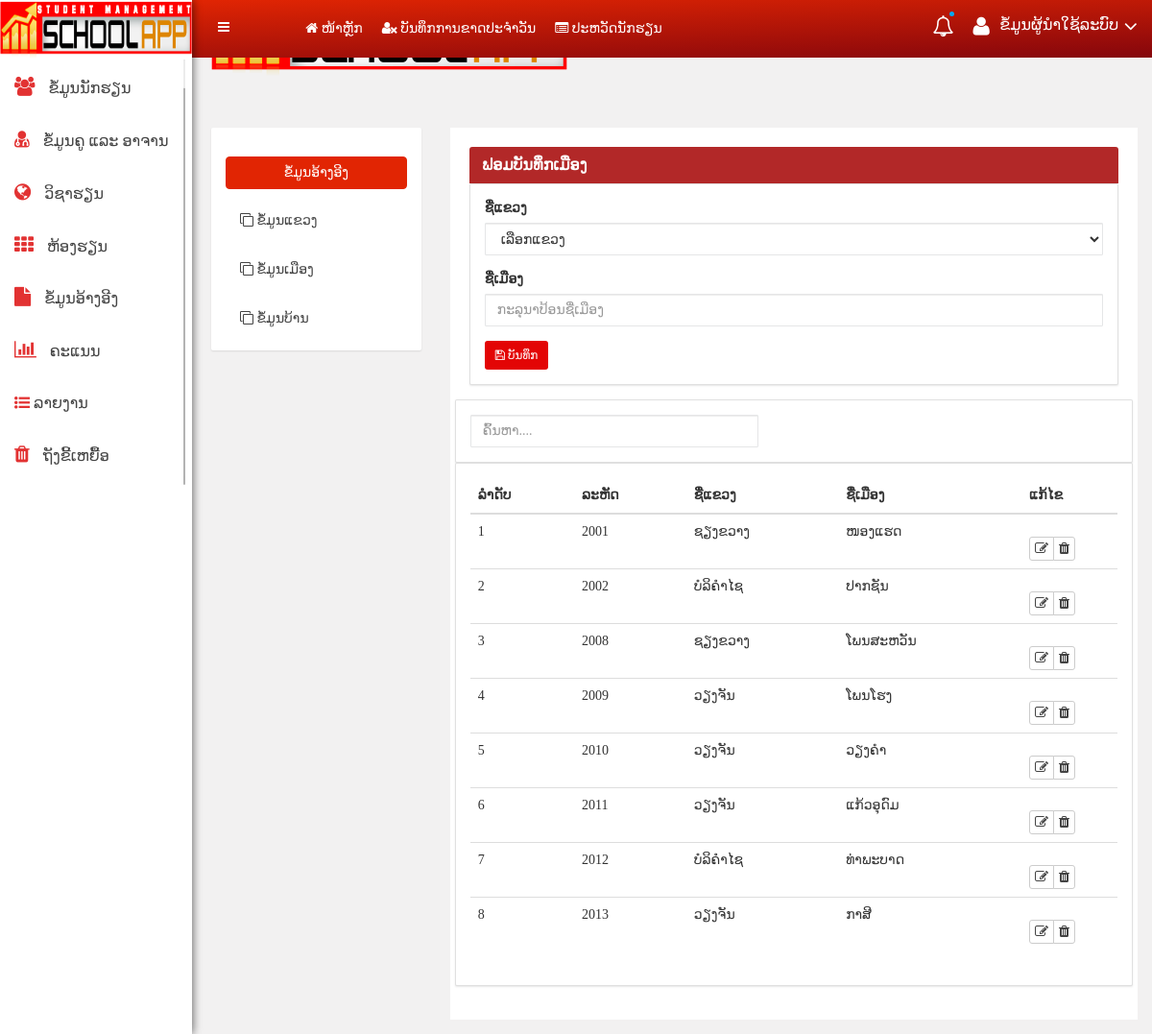
The page /district_data.php (signed in) on the database its author committed.
### tables this page shows
CREATE TABLE `district`  (
  `dis_id` int(3) NOT NULL AUTO_INCREMENT,
  `pro_id` int(2) NOT NULL,
  `dis_name` varchar(50) NOT NULL,
  PRIMARY KEY (`dis_id`) USING BTREE,
  INDEX `pro_id`(`pro_id`) USING BTREE,
  CONSTRAINT `district_ibfk_1` FOREIGN KEY (`pro_id`) REFERENCES `province` (`pro_id`) ON DELETE RESTRICT ON UPDATE RESTRICT
);

CREATE TABLE `province`  (
  `pro_id` int(2) NOT NULL AUTO_INCREMENT,
  `pro_name` varchar(50) NOT NULL,
  PRIMARY KEY (`pro_id`) USING BTREE
);

### district_data.php (the view, shortened to what this page needs)
<?php
      if($_SESSION['authuser']!=1){
       header('location:Login.php');
      }
      else{
     ?>
<!doctype html>
<html class="no-js" lang="en">
<head>
    <?php include 'pugin_css.php' ?>
<body>
<?php include 'menu.php' ?>
<div class="mailbox-view-area mg-tb-15">
    <div class="container-fluid">
        <div class="row">
            <div class="col-md-3 col-md-3 col-sm-3 col-xs-12">
                <div class="hpanel responsive-mg-b-30">
                    <div class="panel-body">
                        <div class="dropdown custonfile">
                            <a class="dropdown-toggle btn btn-primary btn-block" href="Address.php" data-toggle="dropdown">
                                ຂໍ້ມູນອ້າງອີງ
                            </a>
                        </div>
                        <ul class="mailbox-list">
                            <li>
                                <a href="province.php">
                                    <i class="fa fa-clone"></i> ຂໍ້ມູນແຂວງ
                                </a>
                            </li>
                            <li>
                                <a href="district_data.php"><i class="fa fa-clone"></i> ຂໍ້ມູນເມືອງ</a>
                            </li>
                            <li>
                                <a href="vill_data.php"><i class="fa fa-clone"></i> ຂໍ້ມູນບ້ານ</a>
                            </li>
                        </ul>
                    </div>
                    </div>
                    </div>
                    <div class="col-md-9 col-md-9 col-sm-9 col-xs-12">
                        <div class="hpanel email-compose mailbox-view mg-b-15">
                             <div class="panel-heading red">
                                <h3 class="panel-title"> ຟອມບັນທຶກເມືອງ </h3>
                            </div>
                            <div class="panel-body panel-csm">
                                <div>
                                    <form action="" method="POST" role="form">
                                        <div class="form-group">
                                            <label for="">ຊື່ແຂວງ</label>
                                            <select name="pro_id" id="" class="form-control">
                                                <option value="">ເລືອກແຂວງ</option>
                                            </select>
                                        </div>
                                        <div class="form-group">
                                            <label for="">ຊື່ເມືອງ</label>
                                            <input type="text" name="dis_name" class="form-control" id="" placeholder="ກະລຸນາປ້ອນຊື່ເມືອງ" required>
                                        </div>
                                        <button type="submit" name="save" class="btn btn-red btn-sm"><i class="fa fa-save"> </i> ບັນທຶກ</button>
                                    </form>
                                </div>
                            </div>
                            <div class="border-bottom border-left border-right bg-white mg-tb-15">
                               <div class="row">
                                <?php
                                    include 'mysql.php';
                                    $select=mysqli_query($con,"select*from district as d,province as p where d.pro_id=p.pro_id");
                                 ?>
                                 <div class="panel-body panel-csm text-right">
                                <input type="text" class="form-control" id="search" style="width: 300px;float: left" placeholder="ຄົ້ນຫາ....">
                                </div>
                                    <div class="panel-body panel-csm">
                                        <table class="table" id="data">
                                            <thead>
                                                <tr>
                                                    <th>ລຳດັບ</th>
                                                    <th>ລະຫັດ</th>
                                                    <th>ຊື່ແຂວງ</th>
                                                    <th>ຊື່ເມືອງ</th>
                                                    <th width="100px">ແກ້ໄຂ</th>
                                                </tr>
                                            </thead>
                                            <tbody>
                                            <?php $i=1; while($res=mysqli_fetch_array($select)){ ?>
                                                <tr  id="body">
                                                    <td><?php echo $i;?></td>
                                                    <td><?php echo $res['dis_id'] ?></td>
                                                    <td><?php echo $res['pro_name'] ?></td>
                                                    <td><?php echo $res['dis_name'] ?></td>
                                                    <td>
                                                        <div class="btn-group">
                                                        <a href="district_edit.php?edit=<?php echo $res['dis_id']?>" class="btn btn-default btn-xs" name="edit"><i class="fa fa-edit"></i></a>
                                                        <a href="?del=<?php echo $res['dis_id']?>" class="btn btn-default btn-xs" onclick="return confirm('ທ່ານຕ້ອງການລຶບຂໍ້ມູນນີ້ແທ້ບໍ່ ?')"><i class="fa fa-trash"></i></a>
                                                        </div>
                                                    </td>
                                                </tr>
                                                <?php $i++;} ?>
                                            </tbody>
                                        </table>
                                    </div>
                                    </div>
                                </div>
                            </div>
                        </div>
                    </div>
                </div>
            </div>
</body>
</html>
<?php
      }
?>

### css/main.css (style rules this page uses)
html { color: #222; font-size: 1em; line-height: 1.4; }

### style.css (style rules this page uses)
html, body { height: 100%; font-family: 'Phetsarath OT', sans-serif;font-weight:400;background:#F2F1F1; }
h1, h2, h3, h4, h5, h6 { margin: 0 0 10px; font-weight:700; }
.red { background-color: #CC3030!important; color: white!important }
a { transition: all 0.3s ease 0s;text-decoration:none; }
a:visited, a:link, a:active { text-decoration: none; }
ul { list-style: outside none none; margin: 0; padding: 0 }
.mg-tb-15 { margin:15px 0px; }
.mg-b-15 { margin-bottom:15px; }
.form-control { background-color: #FFFFFF; background-image: none; border: 1px solid #e5e6e7; border-radius: 1px; color: inherit; display: block; padding: 6px 12px; transition: border-color 0.15s ease-in-out 0s, box-shadow 0.15s ease-in-out 0s; width: 100%; }
.hpanel .panel-body { background: #fff; border-radius: 2px; padding: 15px; position: relative; -webkit-box-shadow: 0px 1px 2px 0px rgba(0, 0, 0, 0.1); box-shadow: 0px 1px 2px 0px rgba(0, 0, 0, 0.1); }
.panel-body { padding: 15px; background:#fff; }
ul.mailbox-list li a, ul.h-list li a { padding: 8px 15px; display: block; font-size: 14px; transition:all .4s ease 0s }
.panel-body a { font-size: 14px; color: #444; margin-top: 15px; transition:all .4s ease 0s }
.hpanel.email-compose { background: #fff; padding:20px; }
.hpanel .panel-body.panel-csm { border: 1px solid rgba(0,0,0,.12); }
.mailbox-view .panel-heading { padding: 10px 0px; }
.custonfile .btn-primary { color: #fff; background-color: #e12503; border-color: #e12503; }
.panel-body a { font-size: 14px; color: #444; margin-top: 15px; }

### css/form/themesaller-forms.css (style rules this page uses)
html, body { border: 0; margin: 0; padding: 0; font-size: 100%; vertical-align: baseline; font: inherit; }
body { margin: 0; padding: 0; }

### pugin_css.php (style rules this page uses)
body { background:url(img/body-bg.png); }

### menu.php (style rules this page uses)
body { font-family: phetsarath OT !important }
.btn-red { background-color: #E30505 !important;color:white !important; }
.red { background-color: #B22828!important; color: white!important }
.panel-heading { padding-left: 2%!important }

### rows shown on the page
district: dis_id "2001", pro.pro_name "ຊຽງຂວາງ", dis_name "ໜອງແຮດ"
district: dis_id "2002", pro.pro_name "ບໍລິຄຳໄຊ", dis_name "ປາກຊັນ"
district: dis_id "2008", pro.pro_name "ຊຽງຂວາງ", dis_name "ໂພນສະຫວັນ"
district: dis_id "2009", pro.pro_name "ວຽງຈັນ", dis_name "ໂພນໂຮງ"
district: dis_id "2010", pro.pro_name "ວຽງຈັນ", dis_name "ວຽງຄຳ"
district: dis_id "2011", pro.pro_name "ວຽງຈັນ", dis_name "ແກ້ວອຸດົມ"
district: dis_id "2012", pro.pro_name "ບໍລິຄຳໄຊ", dis_name "ທ່າພະບາດ"
district: dis_id "2013", pro.pro_name "ວຽງຈັນ", dis_name "ກາສີ"
